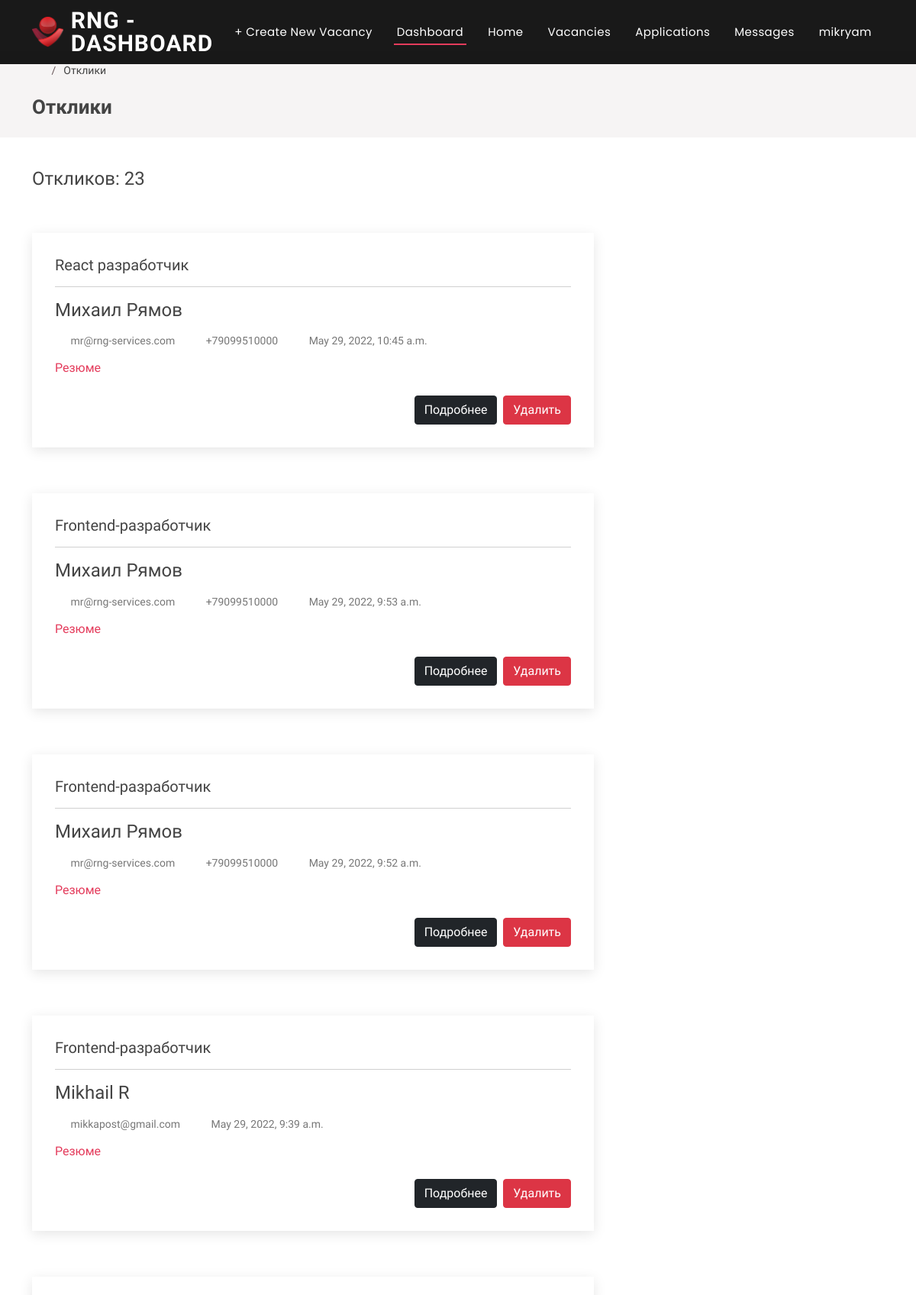
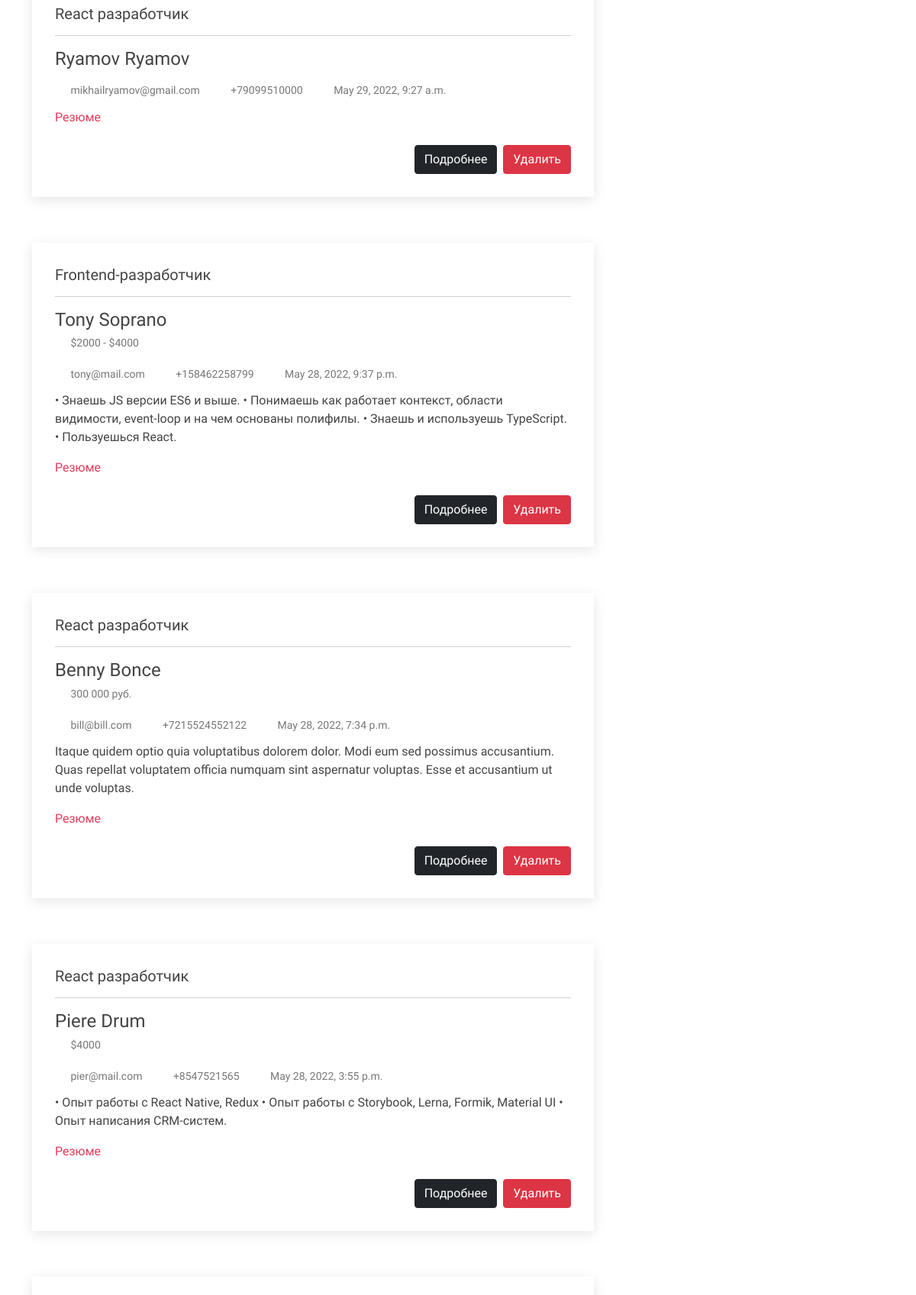
The page /vacancies/dashboard/applications/ (signed in, upper part) on the database its author committed (2 pictures, top to bottom).
### vacancies/models.py (models this page shows, shortened)
class JobApplication(models.Model):
    class Meta:
        verbose_name = "Отклик на вакансию"
        verbose_name_plural = "Отклики на вакансию"
    vacancy = models.ForeignKey(Vacancy, related_name='job_applications', on_delete=models.CASCADE)
    first_name = models.CharField(max_length=120)
    last_name = models.CharField(max_length=120)
    email = models.EmailField(max_length=120)
    phone = models.CharField(max_length=30, null=True, blank=True)
    telegram_url = models.CharField(max_length=120, null=True, blank=True)
    whatsapp_url = models.CharField(max_length=120, null=True, blank=True)
    linkedin_url = models.CharField(max_length=120, null=True, blank=True)
    github_url = models.CharField(max_length=120, null=True, blank=True)
    cover_letter = models.TextField("Cover letter", null=True, blank=True)
    date_added = models.DateTimeField(auto_now_add=True)
    salary = models.CharField(max_length=30, null=True, blank=True)
    resume = ContentTypeRestrictedFileField(upload_to='resumes/',
                                            content_types=[
                                                'text/plain',
                                                'application/pdf',
                                                'application/msword',
                                                'application/vnd.openxmlformats-officedocument.wordprocessingml.document'
                                                ],
                                                max_upload_size=1310720,
                                                verbose_name="Загрузить резюме*",
                                                help_text="Загрузить резюме в формате txt, doc, docx, pdf")

class Vacancy(models.Model):
    class Meta:
        verbose_name = "Vacancy"
        verbose_name_plural = "Vacancies"
    class Image(models.IntegerChoices):
        BLOG1 = 1
        BLOG2 = 2
        BLOG3 = 3
        BLOG4 = 4
        BLOG5 = 5
        BLOG6 = 6
        BLOG7 = 7
        BLOG8 = 8
        BLOG9 = 9
    title = models.CharField(max_length=160, verbose_name="Название")
    slug = models.SlugField(unique=True, blank=True)
    image = models.IntegerField(choices=Image.choices, default=1, verbose_name="Выбор картинки для вакансии")
    location = models.CharField(max_length=30, blank=True, verbose_name="город - офис / удалённо")
    salary = models.CharField(max_length=30, blank=True)
    format = models.CharField(max_length=30, blank=True, verbose_name="Занятость / в штат")
    entryСontent = RichTextField(blank=True, verbose_name="Краткое описание вакансии, проекта или клиента. / Превью.")
    body = RichTextField(blank=True, verbose_name="Полное описание вакансии: обязанности, требования, условия.")
    tags = models.TextField(blank=True)
    date_created = models.DateTimeField(auto_now_add=True)
    date_published = models.DateTimeField(auto_now=True)
    is_published = models.BooleanField(default=False, verbose_name="Опубликовано")
    author = models.ForeignKey(User, on_delete=models.CASCADE, default=User)
    contacts = models.BooleanField(default=True, verbose_name="Указать контакты рекрутера")
    is_on_top = models.BooleanField(default=False, verbose_name="На главной странице")

### vacancies/views.py (the view)
# urls.py: path('dashboard/applications/', ApplicationsListView.as_view(), name='applications'),
class ApplicationsListView(LoginRequiredMixin, ListView):
    model = JobApplication
    paginate_by = 10
    template_name = "vacancies/applications_list.html"
    ordering = ['-date_added']  # вывод списка публикаций в обратном порядке, от более новых к более старым
    context_object_name = 'applications_list'
    def get_context_data(self, **kwargs):  # забираем отфильтрованные объекты переопределяя метод get_context_data у наследуемого класса
        context = super().get_context_data(**kwargs)
        num_of_all_applications = JobApplication.objects.all().count()
        context['num_of_all_applications'] = num_of_all_applications
        return context

### vacancies/templates/vacancies/applications_list.html (shortened to what this page needs)
{% extends 'vacancies/dashboard_base.html' %}
{% load  static %}
{% block breadcrumbs%}
    <ol>
        <li><h5><a href="{% url 'vacancies:dashboard' %}"><i class="bi bi-speedometer2"></i></a></h5></li>
        <li>Отклики</li>
    </ol>
    <h2>Отклики    <i class="bi bi-file-earmark-person-fill"></i></h2>
{% endblock %}
{% block content%}
{% if applications_list %}
<h4>Откликов: {{ num_of_all_applications }}</h4>
<br/><br/>
    {% for application in applications_list %}
      <article class="entry">
          <h5>{{ application.vacancy.title }}</h5>
          <hr/>
          <h4>
              {{ application.first_name }}
              {{ application.last_name }}
          </h4>
          {% if application.salary %}
            <div class="entry-meta">
              <li class="d-flex align-items-center"><i class="bi bi-cash-coin"></i><a >{{ application.salary }}</a></li>
            </div>
          {% endif %}
          <div class="entry-meta">
              <ul>
                  <li class="d-flex align-items-center"><i class="bi bi-envelope"></i><a href="mailto:{{ application.email }}">{{ application.email }}</a></li>
                {% if application.phone %}
                  <li class="d-flex align-items-center"><i class="bi bi-telephone"></i><a href="tel:{{ application.phone }}">{{ application.phone }}</a></li>
                {% endif %}
                  <li class="d-flex align-items-center"><i class="bi bi-clock"></i><a><time datetime="2020-01-01">{{ application.date_added }}</time></a></li>
              </ul>
          </div>
          <div class="entry-content">
              <p>
              {{ application.cover_letter|truncatechars:350 }}
              </p>
          </div>
          <div class="entry-content">
            <a href="{{ application.resume.url}}" target="_blank">
            Резюме
            </a>
          </div>
          <br/>
          <div class="d-grid gap-2 d-md-flex justify-content-md-end">
            <a class="btn btn-dark" href="{% url 'vacancies:application_detail' application.pk %}" role="button">Подробнее</a>
            <a class="btn btn-danger" href="{% url 'vacancies:application_delete' application.pk %}" role="button">Удалить</a>
          </div>
      </article>
    {% endfor %}
{% else %}
    <h4>Пока нет откликов, зайдите позже.</h4>
{% endif %}
{% endblock %}

### vacancies/templates/vacancies/dashboard_header.html (shortened to what this page needs)
{% load  static %}
  <header id="header" class="fixed-top header-inner-pages">
    <div class="container d-flex align-items-center justify-content-between">
      <div class="d-flex align-items-center justify-content-between">
        <a href="{% url 'vacancies:dashboard' %}" class="logo d-flex align-items-center"><img src="{% static 'website/assets/img/logo_rng.png' %}" alt=""></a>
        <h1 class="logo"><a href="{% url 'vacancies:dashboard' %}">RNG - Dashboard</a></h1>
      </div>
      <nav id="navbar" class="navbar">
        <ul>
          <li><a class="nav-link scrollto " href="{% url 'vacancies:vacancy_new' %}">+ Create New Vacancy</a></li>
          <li><a class="active" href="{% url 'vacancies:dashboard' %}">Dashboard</a></li>
          <li><a class="nav-link scrollto " href="{% url 'website:home' %}#hero">Home</a></li>
          <li><a class="nav-link scrollto" href="{% url 'vacancies:vacancies_list' %}">Vacancies</a></li>
          <li><a class="nav-link scrollto" href="{% url 'vacancies:applications' %}">Applications</a></li>
          <li><a class="nav-link scrollto" href="{% url 'vacancies:messages' %}">Messages</a></li>
          <li class="dropdown"><a href="#"><span>{{ request.user.username }}</span><i class="bi bi-chevron-down"></i></a>
          </li>
        </ul>
      </nav>
    </div>
  </header>

### website/static/website/assets/css/style.css (style rules this page uses)
body { font-family: "Open Sans", sans-serif; color: #444444; }
a { color: #e43c5c; text-decoration: none; }
h1, h2, h3, h4, h5, h6 { font-family: "Nunito", sans-serif; }
#header { transition: all 0.5s; z-index: 997; padding: 20px 0; }
#header .logo { font-size: 30px; margin: 0; padding: 0; line-height: 1; font-weight: 600; letter-spacing: 1px; text-transform: uppercase; }
#header .logo a { color: #fff; }
#header .logo img { max-height: 40px; padding-right: 10px; }
#header.header-scrolled, #header.header-inner-pages { background: rgba(0, 0, 0, 0.9); padding: 12px 0; }
.navbar { padding: 0; }
.navbar ul { margin: 0; padding: 0; display: flex; list-style: none; align-items: center; }
.navbar li { position: relative; }
.navbar > ul > li { white-space: nowrap; padding: 10px 0 10px 24px; }
.navbar a, .navbar a:focus { display: flex; align-items: center; justify-content: space-between; font-family: "Poppins", sans-serif; color: #fff; font-size: 15px; padding: 0 4px; white-space: nowrap; transition: 0.3s; letter-spacing: 0.4px; position: relative; }
.navbar a i, .navbar a:focus i { font-size: 12px; line-height: 0; margin-left: 5px; }
.navbar > ul > li > a:before { content: ""; position: absolute; width: 100%; height: 2px; bottom: -6px; left: 0; background-color: #e43c5c; visibility: hidden; transform: scaleX(0); transition: all 0.3s ease-in-out 0s; }
.navbar a:hover:before, .navbar li:hover > a:before, .navbar .active:before { visibility: visible; transform: scaleX(1); }
.navbar a:hover, .navbar .active, .navbar .active:focus, .navbar li:hover > a { color: #fff; }
.breadcrumbs h2 { font-size: 26px; font-weight: 600; }
.breadcrumbs ol { display: flex; flex-wrap: wrap; list-style: none; padding: 0 0 10px 0; margin: 0; font-size: 14px; }
.breadcrumbs ol li + li { padding-left: 10px; }
.breadcrumbs ol li + li::before { display: inline-block; padding-right: 10px; color: #655356; content: "/"; }
.blog .entry { padding: 30px; margin-bottom: 60px; box-shadow: 0 4px 16px rgba(0, 0, 0, 0.1); }
.blog .entry .entry-meta { margin-bottom: 15px; color: #b1a0a3; }
.blog .entry .entry-meta ul { display: flex; flex-wrap: wrap; list-style: none; align-items: center; padding: 0; margin: 0; }
.blog .entry .entry-meta ul li { padding-top: 10px; }
.blog .entry .entry-meta ul li + li { padding-left: 20px; }
.blog .entry .entry-meta i { font-size: 16px; margin-right: 8px; line-height: 0; }
.blog .entry .entry-meta a { color: #777777; font-size: 14px; display: inline-block; line-height: 1; }
.blog .entry .entry-content p { line-height: 24px; }

### rows shown on the page
JobApplication: vacancy "React разработчик", first_name "Михаил", last_name "Рямов", email "mr@rng-services.com", phone "+79099510000", date_added "May 29, 2022, 10:45 a.m."
JobApplication: vacancy "Frontend-разработчик", first_name "Михаил", last_name "Рямов", email "mr@rng-services.com", phone "+79099510000", date_added "May 29, 2022, 9:53 a.m."
JobApplication: vacancy "Frontend-разработчик", first_name "Михаил", last_name "Рямов", email "mr@rng-services.com", phone "+79099510000", date_added "May 29, 2022, 9:52 a.m."
JobApplication: vacancy "Frontend-разработчик", first_name "Mikhail", last_name "R", email "mikkapost@gmail.com", date_added "May 29, 2022, 9:39 a.m."
JobApplication: vacancy "React разработчик", first_name "Ryamov", last_name "Ryamov", email "mikhailryamov@gmail.com", phone "+79099510000", date_added "May 29, 2022, 9:27 a.m."
JobApplication: vacancy "Frontend-разработчик", first_name "Tony", last_name "Soprano", salary "$2000 - $4000", email "tony@mail.com", phone "+158462258799", date_added "May 28, 2022, 9:37 p.m.", cover_letter "• Знаешь JS версии ES6 и выше. • Понимаешь как работает контекст, области видимости, event-loop и на чем основаны полифилы. • Знаешь и используешь TypeScript. • Пользуешься React."
JobApplication: vacancy "React разработчик", first_name "Benny", last_name "Bonce", salary "300 000 руб.", email "bill@bill.com", phone "+7215524552122", date_added "May 28, 2022, 7:34 p.m.", cover_letter "Itaque quidem optio quia voluptatibus dolorem dolor. Modi eum sed possimus accusantium. Quas repellat voluptatem officia numquam sint aspernatur voluptas. Esse et accusantium ut unde voluptas."
JobApplication: vacancy "React разработчик", first_name "Piere", last_name "Drum", salary "$4000", email "pier@mail.com", phone "+8547521565", date_added "May 28, 2022, 3:55 p.m.", cover_letter "• Опыт работы с React Native, Redux • Опыт работы с Storybook, Lerna, Formik, Material UI • Опыт написания CRM-систем."

### other values the page prints
{{ request.user.username }} "mikryam"
{{ num_of_all_applications }} "23"
